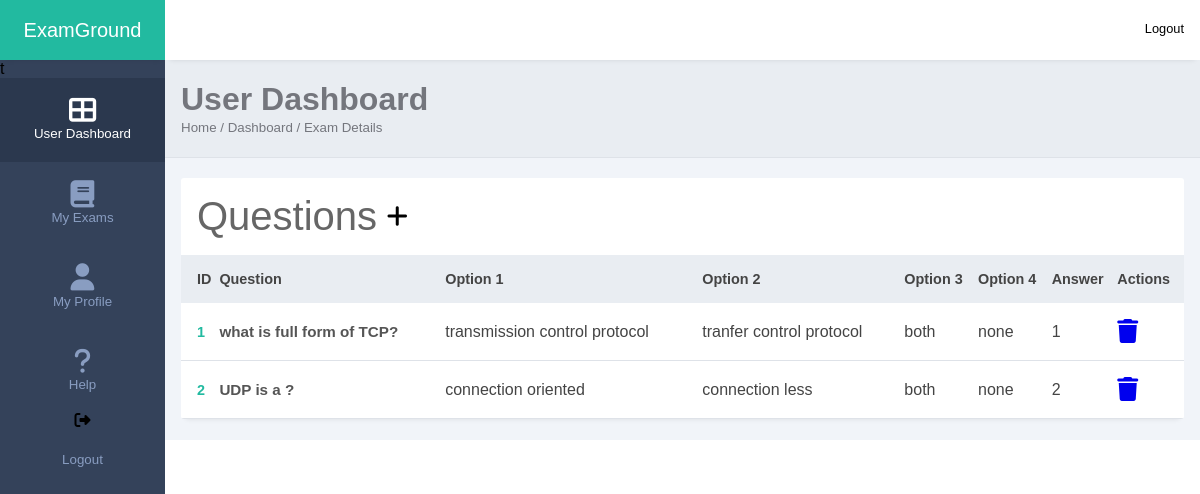
/Questions-dashboard.php?ExamId=3 (signed in), run on the app's committed database.
### tables this page shows
CREATE TABLE `questions` (
  `question_id` int NOT NULL,
  `questionNumber` int NOT NULL,
  `question` varchar(200) NOT NULL,
  `option1` varchar(200) NOT NULL,
  `option2` varchar(200) NOT NULL,
  `option3` varchar(200) NOT NULL,
  `option4` varchar(200) NOT NULL,
  `answer` enum('1','2','3','4') NOT NULL,
  `exam_id` int NOT NULL
);

### Questions-dashboard.php (the view, shortened to what this page needs)
<!DOCTYPE html>
<html lang="en">
<head>
    <link rel="stylesheet" href="css/dashboard.css">
    <link rel="stylesheet" href="https://maxst.icons8.com/vue-static/landings/line-awesome/line-awesome/1.3.0/css/line-awesome.min.css">
</head>
<body>
    <?php session_start();
    $exam_id = $_GET['ExamId'];
    if(isset($_SESSION['id'])){
$servername = "localhost";
$username = "root";
$password = "Harshit2053@";
$dbname = "examweb";
$conn = new mysqli($servername, $username, $password, $dbname);
        $sql = "SELECT * FROM questions where exam_id='$exam_id'";
        $result = $conn->query($sql);
    ?>
    <div class="sidebar">
        <div class="side-header">
            <h3>Ex<span>amGround</span></h3>
        </div>t
            <div class="side-menu">
                <ul>
                    <li>
                       <a href="" class="active">
                            <span class="fas fa-th-large"></span>
                            <small>User Dashboard</small>
                        </a>
                    </li>
                    <li>
                       <a href="dashboard.php">
                            <span class="fa-solid fa-book"></span>
                            <small>My Exams</small>
                        </a>
                    </li>
                    <li>
                       <a href="profile.php">
                            <span class="fas fa-user"></span>
                            <small>My Profile</small>
                        </a>
                    </li>
                    <li>
                       <a href="">
                            <span class="fas fa-question"></span>
                            <small>Help</small>
                        </a>
                    </li>
                    <li>
                            <span class="fas fa-sign-out-alt"></span>
                            <a href="logout.php">
                            <small>Logout</small>
                        </a>
                    </li>
                </ul>
            </div>
        </div>
    <div class="main-content">
        <header>
            <div class="header-content">
                <div class="header-menu">
                    <div class="user">
                        <div class="bg-img" style="background-image: url(image/1.jpeg)"></div>
                        <span>Logout</span>
                    </div>
                </div>
            </div>
        </header>
        <main>
            <div class="page-header">
                <h1>User Dashboard</h1>
                <small>Home / Dashboard / Exam Details</small>
            </div>
            <div class="page-content">
                <div class="records table-responsive">
                    <div class="record-header">
                        <div class="add">
                            <span>Questions</span>
                            <h2 id="AddExam"><i class="fa-solid fa-plus"></i></h2>
                        </div>
                    </div>
                    <div id="Exams">
                        <table width="100%">
                            <thead>
                                <tr>
                                    <th>ID</th>
                                    <th><span class="las la-sort"></span> Question</th>
                                    <th><span class="las la-sort"></span> Option 1</th>
                                    <th><span class="las la-sort"></span> Option 2</th>
                                    <th><span class="las la-sort"></span> Option 3</th>
                                    <th><span class="las la-sort"></span> Option 4</th>
                                    <th><span class="las la-sort"></span> Answer</th>
                                    <th><span class="las la-sort"></span> Actions</th>
                                </tr>
                            </thead>
                            <tbody>
                            <?php
                            if ($result->num_rows > 0) {
		while($row = $result->fetch_assoc()) {
	?>
                                <tr>
                                    <td><?php echo $row['questionNumber']?></td>
                                    <td>
                                        <div class="Exam-title">
                                            <div class="Exam-title-info">
                                                <h4><?php echo $row['question']?></h4>
                                            </div>
                                        </div>
                                    </td>
                                    <td>
                                    <?php echo $row['option1']?>
                                    </td>
                                    <td>
                                    <?php echo $row['option2']?>
                                    </td>
                                    <td>
                                    <?php echo $row['option3']?>
                                    </td>
                                    <td>
                                    <?php echo $row['option4']?>
                                    </td>
                                    <td>
                                    <?php echo $row['answer']?>
                                    </td>
                                    <td>
                                        <div class="actions">
                                        <a href="deletequestion.php?question_id=<?php echo $row['question_id']?>"> <span class="fa-solid fa-trash"></span></a>
                                        </div>
                                    </td>
                                </tr>
                                <?php
		}
	?>
                            </tbody>
                        </table>
                        <?php
	} else {
			echo "0 results";
	}
?>
                    </div>
              </div>
            </div>
        </main>
    </div>
    <?php }
    else {
        header("Location: login.php");
    } ?>
</body>
</html>

### css/dashboard.css (style rules this page uses)
:root { --main-color: #22BAA0; --color-dark: #34425A; --text-grey: #B0B0B0; }
* { margin: 0; padding: 0; text-decoration: none; list-style-type: none; box-sizing: border-box; font-family: 'Merriweather', sans-serif; }
.sidebar { position: fixed; height: 100%; width: 165px; left: 0; bottom: 0; top: 0; z-index: 100; background: var(--color-dark); transition: left 300ms; }
.side-header { box-shadow: 0px 5px 5px -5px rgb(0 0 0 /10%); background: var(--main-color); height: 60px; display: flex; justify-content: center; align-items: center; }
.side-header h3, side-head span { color: #fff; font-weight: 300; font-size: 1.25em; }
.bg-img { background-repeat: no-repeat; background-size: cover; border-radius: 50%; background-size: cover; }
.side-menu ul { text-align: center; }
.side-menu a { display: block; padding: 1.2rem 0rem; }
.side-menu a.active { background: #2B384E; }
.side-menu a.active span, .side-menu a.active small { color: #fff; }
.side-menu a span { display: block; text-align: center; font-size: 1.7rem; }
.side-menu a span, .side-menu a small { color: #899DC1; }
.main-content { margin-left: 165px; width: calc(100% - 165px); transition: margin-left 300ms; }
header { position: fixed; right: 0; top: 0; left: 165px; z-index: 100; height: 60px; box-shadow: 0px 5px 5px -5px rgb(0 0 0 /10%); background: #fff; transition: left 300ms; }
.header-content, .header-menu { display: flex; align-items: center; }
.header-content { justify-content: space-between; padding: 0rem 1rem; }
.header-menu { justify-content: flex-end; padding-top: .5rem; }
.user { display: flex; align-items: center; }
.user div, .client-img { height: 40px; width: 40px; margin-right: 1rem; }
.user span:last-child { display: inline-block; margin-left: .3rem; font-size: .8rem; }
main { margin-top: 60px; }
.page-header { padding: 1.3rem 1rem; background: #E9edf2; border-bottom: 1px solid #dee2e8; }
.page-header h1, .page-header small { color: #74767d; }
.page-content { padding: 1.3rem 1rem; background: #f1f4f9; }
.records { box-shadow: 0px 5px 5px -5px rgb(0 0 0 / 10%); background: #fff; border-radius: 3px; }
.record-header { padding: 1rem; display: flex; justify-content: space-between; align-items: center; }
.add, .browse { display: flex; align-items: center; }
.add span { display: inline-block; margin-right: .6rem; font-size: 2.5rem; color: #666; }
.table-responsive { width: 100%; overflow: auto; }
table { border-collapse: collapse; }
table thead tr { background: #e9edf2; }
table thead th { padding: 1rem 0rem; text-align: left; color: #444; font-size: .9rem; }
table thead th:first-child { padding-left: 1rem; }
table tbody td { padding: 1rem 0rem; color: #444; }
table tbody td:first-child { padding-left: 1rem; color: var(--main-color); font-weight: 600; font-size: .9rem; }
table tbody tr { border-bottom: 1px solid #dee2e8; }
.Exam-title { display: flex; align-items: center; }
.Exam-title-info h4 { color: #555; font-size: .95rem; }
.actions span { display: inline-block; font-size: 1.5rem; margin-right: .5rem; }
h3 { font-size: 1.75em; }
a { text-decoration: none; }

### data on the page
questions: questionNumber "1", question "what is full form of TCP?", option1 "transmission control protocol", option2 "tranfer control protocol", option3 "both", option4 "none", answer "1"
questions: questionNumber "2", question "UDP is a ?", option1 "connection oriented", option2 "connection less", option3 "both", option4 "none", answer "2"
